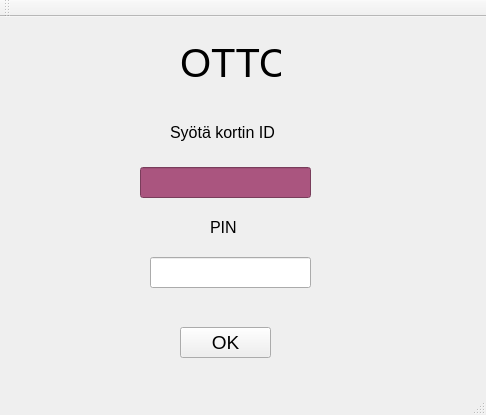
<?xml version="1.0" encoding="UTF-8"?>
<ui version="4.0">
 <class>MainWindow</class>
 <widget class="QMainWindow" name="MainWindow">
  <property name="geometry">
   <rect>
    <x>0</x>
    <y>0</y>
    <width>486</width>
    <height>415</height>
   </rect>
  </property>
  <property name="windowTitle">
   <string>MainWindow</string>
  </property>
  <widget class="QWidget" name="centralWidget">
   <widget class="QLabel" name="labelcardid">
    <property name="geometry">
     <rect>
      <x>170</x>
      <y>100</y>
      <width>111</width>
      <height>31</height>
     </rect>
    </property>
    <property name="font">
     <font>
      <pointsize>12</pointsize>
     </font>
    </property>
    <property name="text">
     <string>Syötä kortin ID</string>
    </property>
   </widget>
   <widget class="QPushButton" name="btnLogin">
    <property name="geometry">
     <rect>
      <x>180</x>
      <y>310</y>
      <width>91</width>
      <height>31</height>
     </rect>
    </property>
    <property name="font">
     <font>
      <pointsize>14</pointsize>
     </font>
    </property>
    <property name="text">
     <string>OK</string>
    </property>
   </widget>
   <widget class="QLineEdit" name="lineEditnumero">
    <property name="geometry">
     <rect>
      <x>140</x>
      <y>150</y>
      <width>171</width>
      <height>31</height>
     </rect>
    </property>
    <property name="font">
     <font>
      <pointsize>12</pointsize>
     </font>
    </property>
    <property name="styleSheet">
     <string notr="true">background-color: rgb(170, 85, 127);</string>
    </property>
   </widget>
   <widget class="QLineEdit" name="lineEditpin">
    <property name="geometry">
     <rect>
      <x>150</x>
      <y>240</y>
      <width>161</width>
      <height>31</height>
     </rect>
    </property>
    <property name="font">
     <font>
      <pointsize>12</pointsize>
     </font>
    </property>
   </widget>
   <widget class="QLabel" name="labelpin">
    <property name="geometry">
     <rect>
      <x>210</x>
      <y>200</y>
      <width>41</width>
      <height>20</height>
     </rect>
    </property>
    <property name="font">
     <font>
      <pointsize>12</pointsize>
     </font>
    </property>
    <property name="text">
     <string>PIN</string>
    </property>
   </widget>
   <widget class="QLabel" name="labellogintest">
    <property name="geometry">
     <rect>
      <x>330</x>
      <y>320</y>
      <width>131</width>
      <height>31</height>
     </rect>
    </property>
    <property name="font">
     <font>
      <pointsize>12</pointsize>
     </font>
    </property>
    <property name="text">
     <string/>
    </property>
   </widget>
   <widget class="QLabel" name="label">
    <property name="geometry">
     <rect>
      <x>180</x>
      <y>20</y>
      <width>101</width>
      <height>51</height>
     </rect>
    </property>
    <property name="font">
     <font>
      <pointsize>30</pointsize>
     </font>
    </property>
    <property name="text">
     <string>OTTO</string>
    </property>
   </widget>
  </widget>
  <widget class="QMenuBar" name="menuBar">
   <property name="geometry">
    <rect>
     <x>0</x>
     <y>0</y>
     <width>486</width>
     <height>21</height>
    </rect>
   </property>
  </widget>
  <widget class="QToolBar" name="mainToolBar">
   <attribute name="toolBarArea">
    <enum>TopToolBarArea</enum>
   </attribute>
   <attribute name="toolBarBreak">
    <bool>false</bool>
   </attribute>
  </widget>
  <widget class="QStatusBar" name="statusBar"/>
 </widget>
 <layoutdefault spacing="6" margin="11"/>
 <resources/>
 <connections/>
</ui>
